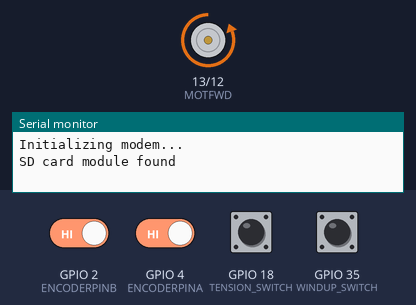
The sketch below on a simulated ESP32. Shown: motor-driver pin pairs drawn as motors (green arrow = first pin HIGH = forward, orange = second pin HIGH = backward, longer = more drive), the last lines printed to the serial monitor. The inputs (shaded band) are chosen by the test bench; at power-on: GPIO 2 (ENCODERPINB), GPIO 4 (ENCODERPINA), GPIO 18 (TENSION_SWITCH), GPIO 35 (WINDUP_SWITCH) HIGH. Storage starts empty; web services answer with replies made up by the test bench.

Above: at 4.8 s.
4.9 s: GPIO 35 (WINDUP_SWITCH) pulled LOW for 0.15 s
At 6.1 s:
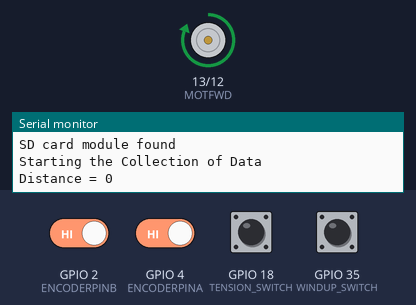
6.5 s: GPIO 18 (TENSION_SWITCH) pulled LOW for 0.15 s
At 7.3 s:
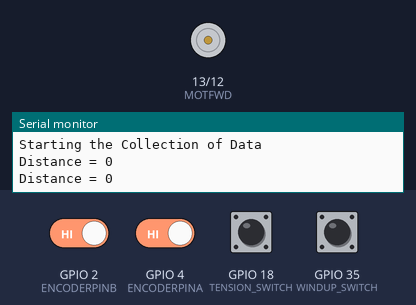
Timing chart, 0 to 9.5 s (numbered marks = the images above; inputs shaded):
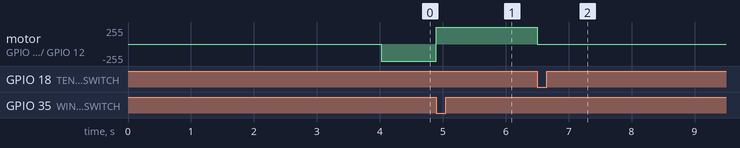

Measured:
- after the input at 4.9 s, motor on GPIO 13 (MOTFWD) / GPIO 12 (MOTREV): backward 255/255 → forward 255/255 at once
- after the input at 6.5 s, motor on GPIO 13 (MOTFWD) / GPIO 12 (MOTREV): forward 255/255 → stopped at once

The sketch:

v2_t.ino
```cpp
// JC borewell device
// GSM code
// Node_ID = 2023;
//const char gprsUser[] = "";
//const char gprsPass[] = "";
//const char simPIN[] = "";
#define SERVER "api.thingspeak.com"

#define RESOURCE "https://api.thingspeak.com/update?"
#define API_KEY "PI7HWMKGZH0RS83G"
#define PORT 80
#define APN "cmnet"
#define SerialMon Serial
#define SerialAT Serial2
#define TINY_GSM_MODEM_SIM800
#define WDT_TIMEOUT 32400000 // 9 hours
#define TINY_GSM_RX_BUFFER 1024  // Set RX buffer to 1Kb

#define ENCODERPINA 4
#define ENCODERPINB 2
#define TENSION_SWITCH 18
#define WINDUP_SWITCH 35
#define MODEM_RST 5
#define TX 17
#define RX 16
#define CS 15
#define CLK 14
#define MISO 27
#define MOSI 26
#define MOTFWD 13
#define MOTREV 12
#define SDA 21
#define SCL 22

#include <SPI.h>
#include <Wire.h>
//#include <SoftwareWire.h>
#include <RtcDS1307.h>
#include <esp_task_wdt.h>
#include <TinyGsmClient.h>
#include <SD.h>
#ifdef DUMP_AT_COMMANDS
#include <StreamDebugger.h>
#include "soc/soc.h"
#include "soc/rtc_cntl_reg.h"
StreamDebugger debugger(SerialAT, SerialMon);
TinyGsm modem(debugger);
#else
TinyGsm modem(SerialAT);
#endif

//SoftwareWire myWire(SDA, SCL);
RtcDS1307<TwoWire> Rtc(Wire);
TinyGsmClient client(modem);
SPIClass SPISD(VSPI);


bool windup_reading = 0;
bool tension_reading = 0;
int last_encoded = 0; // Here updated value of encoder store.
long encoder_value = 0; // Raw encoder value
unsigned long int reset_time = millis();
float diameter = 10;
float circumference = 3.14159 * diameter;
bool res = 0;
float distance = 0;
long duration;
bool sent_status = 0;


void windUp()  // This function needs to be called only once in the void setup because it has to run only when the system is powered
{
  do {
    digitalWrite(MOTFWD, LOW);
    digitalWrite(MOTREV, HIGH);
    windup_reading = digitalRead(WINDUP_SWITCH);
  } while(windup_reading == 1);
  digitalWrite(MOTREV, LOW);
  distance = 0;
  encoder_value = 0;
}

void IRAM_ATTR updateEncoder(){
  int MSB = digitalRead(ENCODERPINA); //MSB = most significant bit
  int LSB = digitalRead(ENCODERPINB); //LSB = least significant bit

  int encoded = (MSB << 1) |LSB; //converting the 2 pin value to single number
  int sum  = (last_encoded << 2) | encoded; //adding it to the previous encoded value

  if(sum == 0b1101 || sum == 0b0100 || sum == 0b0010 || sum == 0b1011) encoder_value --;
  if(sum == 0b1110 || sum == 0b0111 || sum == 0b0001 || sum == 0b1000) encoder_value ++;

  last_encoded = encoded; //store this value for next time

}

void writeData(float distance, const RtcDateTime& dt){
  File dataFile;
  dataFile = SD.open("datalog.txt", FILE_WRITE);
  if (dataFile) {
  char datestring[26];
  snprintf_P(datestring,
      countof(datestring),
      PSTR("%04u-%02u-%02uT%02u:%02u:%02u+00:00"),
      dt.Year(),
      dt.Month(),
      dt.Day(),
      dt.Hour(),
      dt.Minute(),
      dt.Second());
  dataFile.print(datestring);
  dataFile.print(" ");
  dataFile.print("distance : ");
  dataFile.println(distance);
  dataFile.close();
  // print to the serial port too:
  //Serial.println(dataString);
  }
//  else {
//    Serial.println("error opening datalog.txt");
//  }
  delay(2000);
  //reset();
}

void send_data(float Reading) {
  int csq = modem.getSignalQuality();
  SerialMon.println("Signal Quality - ");
  SerialMon.print(csq);
  SerialMon.println(" OK");
  SerialMon.print("Connecting to ");
  SerialMon.print(SERVER);
  if (!client.connect(SERVER, PORT)) {
    SerialMon.println(" fail");
  } else {
    SerialMon.println(" OK");
    SerialMon.println("Performing HTTP POST request...");
    String httpRequestData = String("GET https://api.thingspeak.com/update?api_key=") + API_KEY + "&field1=" + Reading + "";
    client.println(httpRequestData);
    delay(100);

    unsigned long timeout = millis();
    while (client.connected() && millis() - timeout < 10000L) {
      while (client.available()) {
        String line = client.readStringUntil('\n');
        if (line.substring(0, 14).equals("Status: 200 OK")) {
          sent_status = 1;
        }
        timeout = millis();
      }
    }
    SerialMon.println();
    delay(1000);
    client.stop();
    delay(2000);
  }
}

void setup() {
  Serial.begin(115200);
  SerialAT.begin(115200, SERIAL_8N1, RX, TX);
  Rtc.Begin();

  pinMode(TENSION_SWITCH, INPUT_PULLUP);
  pinMode(WINDUP_SWITCH, INPUT_PULLUP);
  pinMode(MOTFWD, OUTPUT);
  pinMode(MOTREV, OUTPUT);
  pinMode(MODEM_RST, OUTPUT);
  pinMode(ENCODERPINA, INPUT_PULLUP);
  pinMode(ENCODERPINB, INPUT_PULLUP);
  delay(1000);
  Serial.flush();

  esp_task_wdt_init(WDT_TIMEOUT, true); //enable panic so ESP32 restarts
  esp_task_wdt_add(NULL);
  delay(3000);

  SerialMon.println("Initializing modem...");
  digitalWrite(MODEM_RST, HIGH);
  modem.restart();
  #if TINY_GSM_USE_GPRS
    if (GSM_PIN && modem.getSimStatus() != 3) { modem.simUnlock(GSM_PIN); } // Unlock your SIM card with a PIN if needed
  #endif

  attachInterrupt(ENCODERPINA, updateEncoder, CHANGE);
  attachInterrupt(ENCODERPINB, updateEncoder, CHANGE);

  SPISD.begin(CLK, MISO, MOSI);
  if (!SD.begin(CS, SPISD)) {
    SerialMon.println("SD card module not found");
    send_data(-100.69);
  }
  SerialMon.println("SD card module found");
  windUp();  // This will make sure that the bob is at the top before starting readings
}

void loop() {
    sent_status = 0;
    SerialMon.println("Starting the Collection of Data");
    tension_reading = digitalRead(TENSION_SWITCH);
    while (tension_reading == 0){
      digitalWrite(MOTFWD, LOW);
      digitalWrite(MOTREV, HIGH);
      delay(200);
      tension_reading = digitalRead(TENSION_SWITCH);
    }
    digitalWrite(MOTREV, LOW);
    distance = encoder_value * circumference;
    Serial.print("Distance = ");
    Serial.println((int)distance);

    while (tension_reading == 1){
      digitalWrite(MOTFWD, HIGH);
      digitalWrite(MOTREV, LOW);
      delay(200);
      tension_reading = digitalRead(TENSION_SWITCH);
    }
    digitalWrite(MOTFWD, LOW);
    distance = encoder_value * circumference;
    Serial.print("Distance = ");
    Serial.println((int)distance);
    delay(500);

    writeData(distance,RtcDateTime(__DATE__, __TIME__));

    modem.gprsConnect(APN);
    modem.waitForNetwork(600000L);
    res = modem.isGprsConnected();
    send_data(distance);
    while (sent_status == 0) {
      SerialMon.println("Sending Data Again");
      modem.restart();
      modem.gprsConnect(APN);
      modem.waitForNetwork(600000L);
      send_data(distance);
    }
    modem.gprsDisconnect();
    SerialMon.println("Data Sent Successfully");
    delay(15 * 60 * 1000);
    esp_task_wdt_reset();
    if (millis() - reset_time >= 8* 60* 60 * 1000) {
        reset_time = millis();
        windUp();
    }
  }
```
